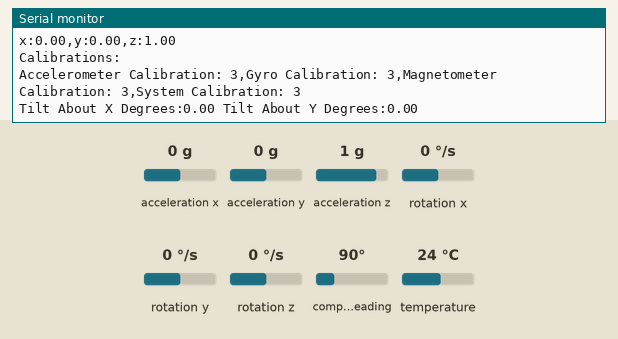
This sketch was run on a simulated Arduino Uno, built with avr-gcc and run on an emulated ATmega328P. On the bench: the last lines printed to the serial monitor. The inputs (shaded band) are chosen by the test bench; at power-on: acceleration x 0 g, acceleration y 0 g, acceleration z 1 g, rotation x 0 °/s, rotation y 0 °/s, rotation z 0 °/s, compass heading 90°, temperature 24 °C.

Above: at 2.2 s.
2.3 s: acceleration x set to -1.4 g
At 3.0 s:
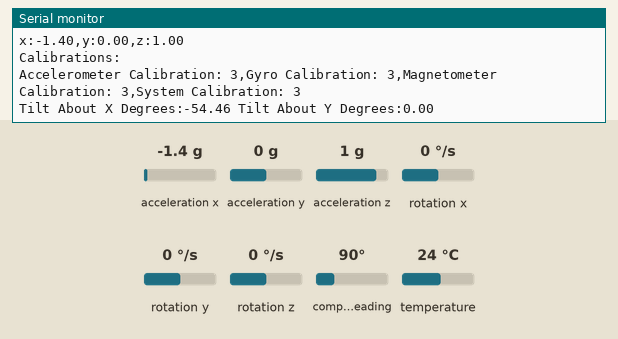
3.8 s: acceleration y set to -1.4 g
At 4.5 s:
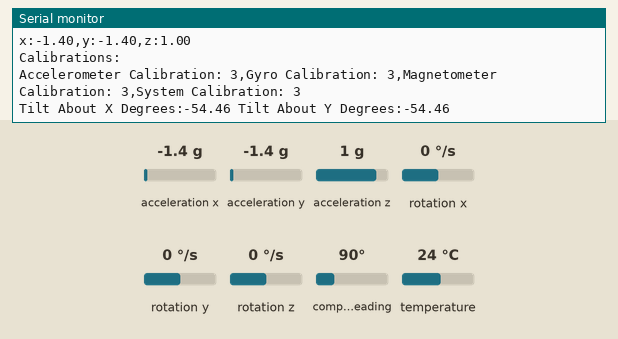
5.3 s: acceleration z set to -1.4 g
At 6.1 s:
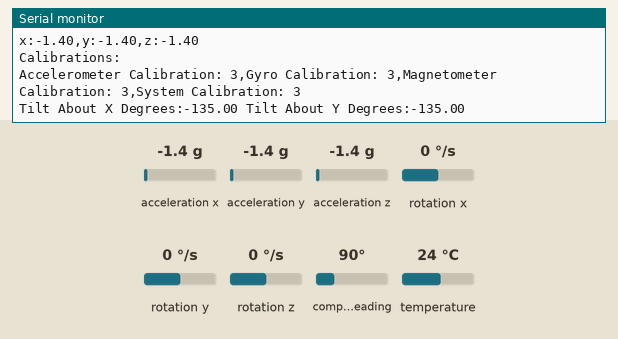
Timing chart, 0 to 8.3 s (numbered marks = the images above; inputs shaded):
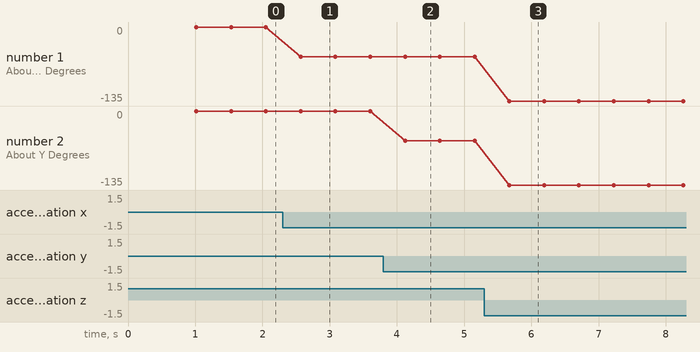

The sketch:

TiltCalculations.ino
```cpp
/*
  Where we are currently at here, we can determine tilt in the x and y directions but ONLY for a static
  platform. If our system has vibration, say swaying back and forth quickly we will read tilt when there is
  NONE. What can we do to prevent this?
*/

#include <Wire.h>
#include <Adafruit_Sensor.h>
#include <Adafruit_BNO055.h>
#include <utility/imumaths.h>
#include <math.h>

#define BNO055_SAMPLERATE_DELAY_MS 500 //sample every 100ms, change as needed
#define GRAVITY 9.8
#define RADIANS_TO_DEGREES(deg) (deg/2/3.141592654*360)
Adafruit_BNO055 myIMU = Adafruit_BNO055();  //creating our imu object

float theta;  //tilt about x axis
float phi;    //tilt about y axis

void setup()
{
  Serial.begin(115200);
  myIMU.begin();
  delay(1000);
  Serial.println("Setting up now");
  uint8_t temp = myIMU.getTemp();
  Serial.println(temp);
  myIMU.setExtCrystalUse(true); //use the crystal on the board
}

float getTiltAboutX(double xAccel, double zAccel)
{
  return RADIANS_TO_DEGREES(atan2(xAccel/GRAVITY, zAccel/GRAVITY));
}
float getTiltAboutY(double yAccel, double zAccel)
{
  return RADIANS_TO_DEGREES(atan2(yAccel/GRAVITY, zAccel/GRAVITY));
}
void loop()
{
  uint8_t system_calibration, gyro_calibration, accel_calibration, mag_calibration = 0;
  myIMU.getCalibration(&system_calibration, &gyro_calibration, &accel_calibration, &mag_calibration);

  imu::Vector<3> acc = myIMU.getVector(Adafruit_BNO055::VECTOR_ACCELEROMETER);
  imu::Vector<3> gyro = myIMU.getVector(Adafruit_BNO055::VECTOR_GYROSCOPE);
  imu::Vector<3> mag = myIMU.getVector(Adafruit_BNO055::VECTOR_MAGNETOMETER);

  Serial.println("Accelerometer:");
  Serial.print("x:");
  Serial.print(acc.x()/GRAVITY);
  Serial.print(",");
  Serial.print("y:");
  Serial.print(acc.y()/GRAVITY);
  Serial.print(",");
  Serial.print("z:");
  Serial.print(acc.z()/GRAVITY);
  Serial.println();

  Serial.println("Calibrations:");
  Serial.print("Accelerometer Calibration: ");
  Serial.print(accel_calibration);
  Serial.print(",");
  Serial.print("Gyro Calibration: ");
  Serial.print(gyro_calibration);
  Serial.print(",");
  Serial.print("Magnetometer Calibration: ");
  Serial.print(mag_calibration);
  Serial.print(",");
  Serial.print("System Calibration: ");
  Serial.print(system_calibration);
  Serial.println();

  theta = getTiltAboutX(acc.x(), acc.z());
  Serial.print("Tilt About X Degrees:");
  Serial.print(theta);
  Serial.print(" ");
  phi = getTiltAboutY(acc.y(), acc.z());
  Serial.print("Tilt About Y Degrees:");
  Serial.print(phi);
  Serial.println();
  delay(BNO055_SAMPLERATE_DELAY_MS);
}
```

Measured:
- after the input at 2.3 s, the serial monitor: prints a new line after 0.26 s (image 1)
- after the input at 3.8 s, the serial monitor: prints a new line after 0.31 s (image 2)
- after the input at 5.3 s, the serial monitor: prints a new line after 0.36 s (image 3)
- plotted number 1: 0 → -54.46 after the input at 2.3 s, -54.46 → -135 after the input at 5.3 s
- plotted number 2: -54.46 → -135 after the input at 5.3 s
